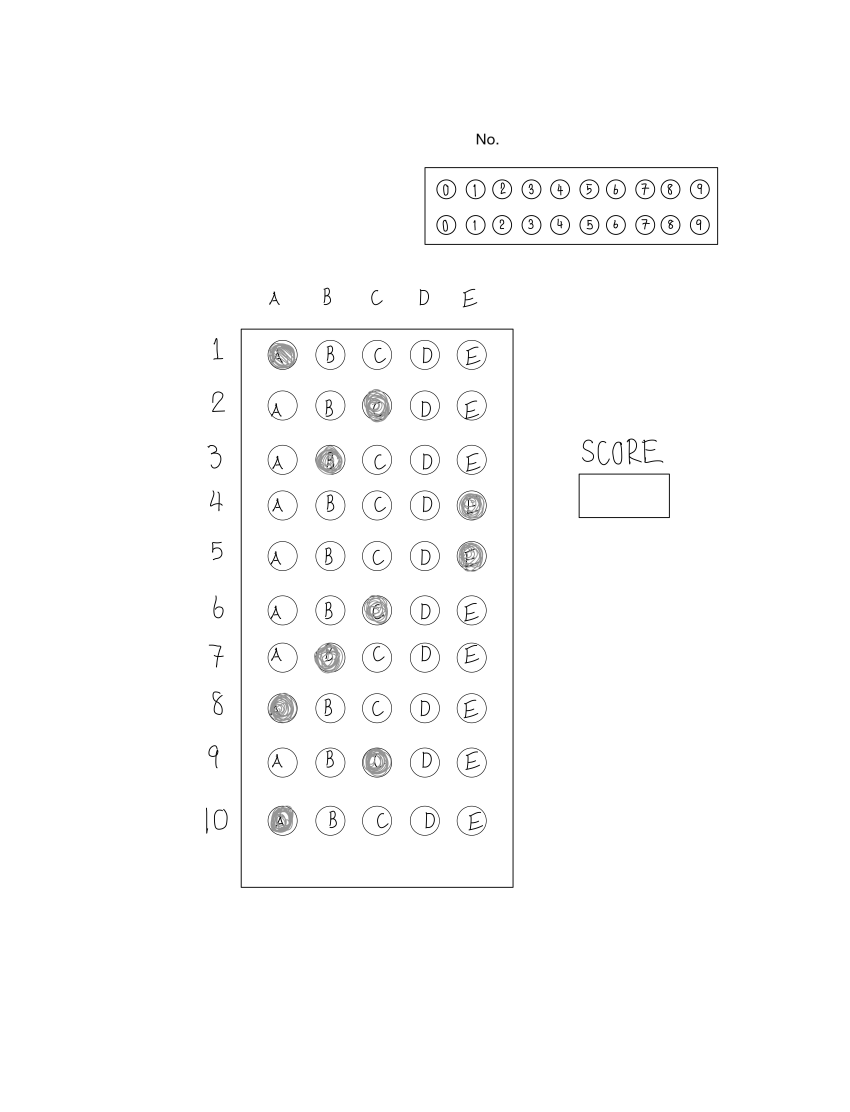
#> input picture exam.jpg, 4250 x 5559 px, given in place of the camera (shown at 1/5 size)
$ python main.py
#> lines starting #> are read from the running program, lines starting #| are printed output that depends on the picture; after the words box and inside, x2 and y2 are one past the last pixel; in counts of white or black regions, pixels touching at a corner belong together
### utils.py
import cv2
import pytesseract as psr
import numpy as np


## Draw a circle for each question
def draw_circles(img, real_answers, KEY_ANSWER, ANS_SET):
    question_cnt = 0
    def _draw_green(img, pt):
        cv2.circle(img, pt, 20, (0, 255, 0),  cv2.FILLED)

    def _draw_red(img, pt):
        cv2.circle(img, pt, 20, (0, 0, 255), cv2.FILLED)

    for question in range(0, 1000, 100):
        ans = KEY_ANSWER[question_cnt]
        middle_h = question + 50
        pnt_lst = []
        for choice in range(0, 500, 100):
            middle_w = choice + 50

            pnt_lst.append((middle_w, middle_h))
        ind = ANS_SET.find(ans)
        if real_answers[question_cnt] == '-':
            pass
        elif ans == real_answers[question_cnt]:
            _draw_green(img, pnt_lst[ind])
        else:
            # Draw on the answer
            _draw_green(img, pnt_lst[ind])
            # Draw on the correct answer
            ind = ANS_SET.find(real_answers[question_cnt])
            _draw_red(img, pnt_lst[ind])
        question_cnt += 1


def getOnlyCornor(b):
    peri = cv2.arcLength(b, True)
    approx = cv2.approxPolyDP(b, 0.02 * peri, True)
    return approx


## Order the coordinate
def order_coordinate(fourPointArray):
    reshapedPoints = fourPointArray.reshape(4, 2)
    myPointNew = fourPointArray.copy()
    add = reshapedPoints.sum(1)
    myPointNew[0] = reshapedPoints[np.argmin(add)]
    myPointNew[3] = reshapedPoints[np.argmax(add)]
    diff = np.diff(reshapedPoints, axis=1)
    myPointNew[1] = reshapedPoints[np.argmin(diff)]
    myPointNew[2] = reshapedPoints[np.argmax(diff)]
    return myPointNew


## Get each answer row
def split_answer_row(answers_warp_img):
    ten_answers_images = [answers_warp_img[i:i + 100] for i in range(0, 1000, 100)]
    return ten_answers_images


def boxes_of_fives(question_img):
    cols = np.hsplit(question_img, 5)
    # [4 lines of commented-out code are left out]
    return cols


# [5 lines left out: function showbox, not called in this run]


def get_lst_of_answer(questions):
    ans = []
    ind = 1
    for row in questions:
        eachBox = np.array([np.count_nonzero(box)/box.size for box in boxes_of_fives(row)])
        # The marked one will content at least 25% of the white pixels
        marks = np.count_nonzero(eachBox >= .25)
        if marks >= 2 or marks == 0:
            ans.append('-')
        else:
            ans_key = {0: 'A', 1: 'B', 2: 'C', 3: 'D', 4: 'E'}
            ans.append(ans_key[np.argmax(eachBox)])
        ind += 1
    return np.array(ans)


def convert_to_transparent(img):
    tmp = cv2.cvtColor(img, cv2.COLOR_BGR2GRAY)
    _, alpha = cv2.threshold(tmp, 0, 255, cv2.THRESH_BINARY)
    b, g, r = cv2.split(img)

    rgba = [b, g, r, alpha]
    img = cv2.merge(rgba, 4)
    return img

### main.py
import cv2
import numpy as np
import utils

cap = cv2.VideoCapture(0)
KEY_ANSWER = np.array(['A', 'A', 'B', 'B', 'C', 'C', 'E', 'E', 'D', 'D'])
ANS_SET = 'ABCDE'
W, H = 1080, 1920
while True:
    ret, frame = cap.read()
#> frame is the input picture: shape (5559, 4250, 3); min 0, max 255, mean 252.1

    try:
        imgContours = frame.copy()
        onlyBoxesImg = frame.copy()
        imgFinal = frame.copy()
        imgFinal = cv2.cvtColor(imgFinal, cv2.COLOR_BGR2BGRA)

        ## Preprocessing
        imgGray = cv2.cvtColor(frame, cv2.COLOR_BGR2GRAY)
        imgBlur = cv2.GaussianBlur(imgGray, (5, 5), 1)
        edge = cv2.Canny(imgBlur, 50, 20)
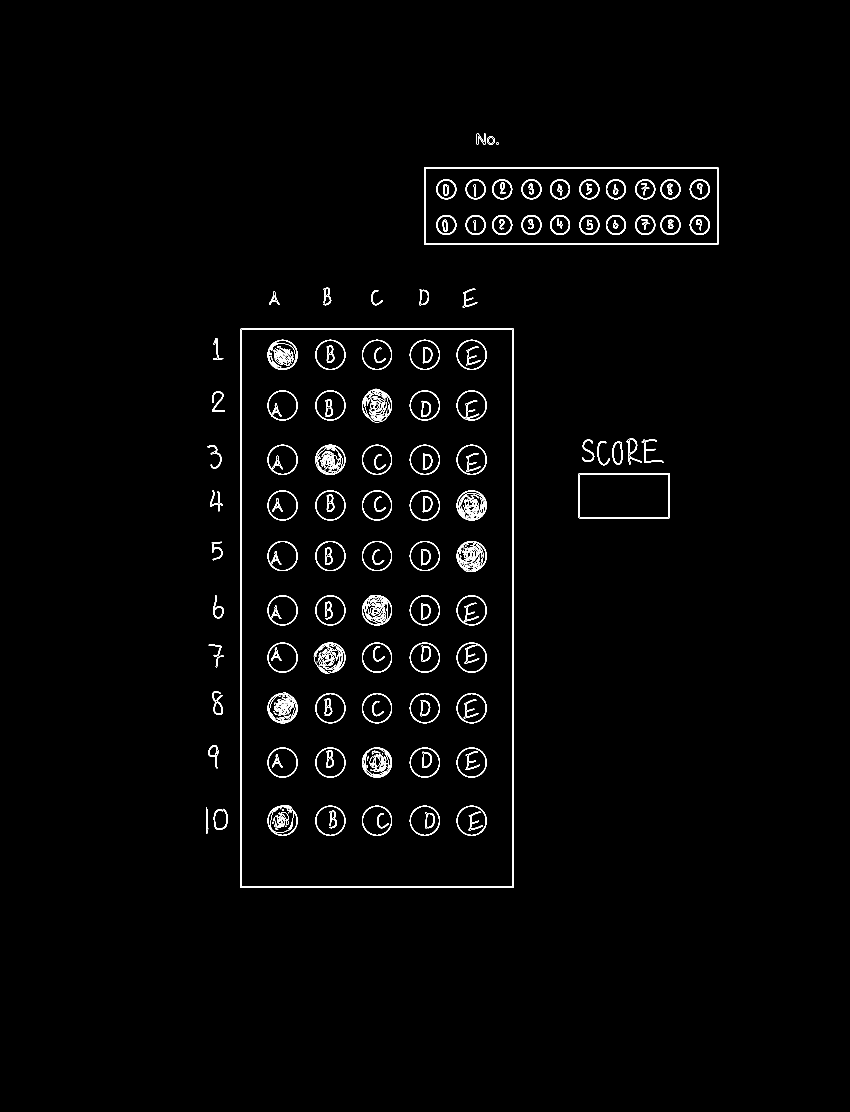
#> edge: shape (5559, 4250) (shown at 1/5 size); 0.64% white in thin lines or dots, all inside (x1, y1, x2, y2) = (1030, 668, 3591, 4440)

        ## Find the contour of the reactangle
        contours, hir = cv2.findContours(edge, cv2.RETR_EXTERNAL, cv2.CHAIN_APPROX_NONE)
#> contours = 29 contours, 1 with area under 20; largest, box (x1, y1, x2, y2) and area: (1203, 1643, 2568, 4440) 3812380, (2122, 835, 3591, 1225) 571038, (2893, 2368, 3350, 2591) 101224, (3061, 2208, 3112, 2323) 4670, (3134, 2192, 3209, 2322) 3297; hir = 29 rows, first 6: [1, -1, -1, -1], [2, 0, -1, -1], [3, 1, -1, -1], [4, 2, -1, -1], [5, 3, -1, -1], [6, 4, -1, -1]

        cv2.drawContours(imgContours, contours, -1, (255, 0, 0), 10)
        # cv2.imshow('contours', imgContours)
        ## For each contour we find the 3, boxes
        contourLst = []
        for contour in contours:
            area = cv2.contourArea(contour)
            if area > 40:
                peri = cv2.arcLength(contour, True)
                approx = cv2.approxPolyDP(contour, 0.02 * peri, True)
                if len(approx) == 4:
                    contourLst.append(contour)
#> this loop made 29 passes
#> (area, peri, approx) on passes 2, 10, 20, 26: (592, 271.8, [[1032, 4038], [1035, 4167], [1040, 4142]]), (101223.5, 1353.1, [[2893, 2369], [2893, 2589], [3349, 2587], [3348, 2368]]), (3812380, 8317.3, [[1204, 1643], [1203, 4437], [2566, 4438], [2567, 1644]]), (571038, 3709.3, [[2122, 838], [2125, 1224], [3590, 1222], [3587, 835]])
#> (area, peri) on passes 1, 4, 5, 6, 7, 8: (1283, 565.3), (72, 894.4), (2987, 453.4), (1011, 445.3), (1100.5, 483.6), (1073, 453.9)
#> after the loop, contourLst = 3 contours; box (x1, y1, x2, y2) and area: (1203, 1643, 2568, 4440) 3812380, (2122, 835, 3591, 1225) 571038, (2893, 2368, 3350, 2591) 101224

        contourLst = sorted(contourLst, key=cv2.contourArea, reverse=True)

        boxes = list(map(utils.getOnlyCornor, contourLst))
#> in getOnlyCornor, `peri = cv2.arcLength(b, True)`: peri = 8317.3
#> in getOnlyCornor, `approx = cv2.approxPolyDP(b, 0.02 * peri, True)`: approx = [[1204, 1643], [1203, 4437], [2566, 4438], [2567, 1644]]
#> boxes = 3 contours; box (x1, y1, x2, y2) and area: (1203, 1643, 2568, 4439) 3808223, (2122, 835, 3591, 1225) 566230, (2893, 2368, 3350, 2590) 99983

        questionBox, scoreBox = boxes[0], boxes[1]
#> questionBox has the same summary as approx in getOnlyCornor; scoreBox = [[2122, 838], [2125, 1224], [3590, 1222], [3587, 835]]

        if questionBox.size != 0 and scoreBox.size != 0:
            cv2.drawContours(onlyBoxesImg, questionBox, -1, (0, 0, 255), 20)
            cv2.drawContours(onlyBoxesImg, scoreBox, -1, (0, 0, 255), 20)

            questionBox = utils.order_coordinate(questionBox)
#> in order_coordinate, `reshapedPoints = fourPointArray.reshape(4, 2)`: reshapedPoints has the same summary as approx in getOnlyCornor
#> in order_coordinate, `myPointNew = fourPointArray.copy()`: myPointNew has the same summary as approx in getOnlyCornor
#> in order_coordinate, `add = reshapedPoints.sum(1)`: add = [2847, 5640, 7004, 4211]
#> in order_coordinate, `diff = np.diff(reshapedPoints, axis=1)`: diff = [439, 3234, 1872, -923]
#> questionBox = [[1204, 1643], [2567, 1644], [1203, 4437], [2566, 4438]]
            scoreBox = utils.order_coordinate(scoreBox)
#> scoreBox = [[2122, 838], [3587, 835], [2125, 1224], [3590, 1222]]

            ## Show warp
            pt1 = np.float32(questionBox)
#> pt1 has the same summary as questionBox
            pt2 = np.float32([[0, 0], [500, 0], [0, 1000], [500, 1000]])
            matrix = cv2.getPerspectiveTransform(pt1, pt2)
#> matrix = [[0.367, 0.000131, -441.9], [-0.000263, 0.358, -587.7], [-1.88e-19, -2.04e-20, 1]]
            imgWarpedColored = cv2.warpPerspective(frame, matrix, (500, 1000))
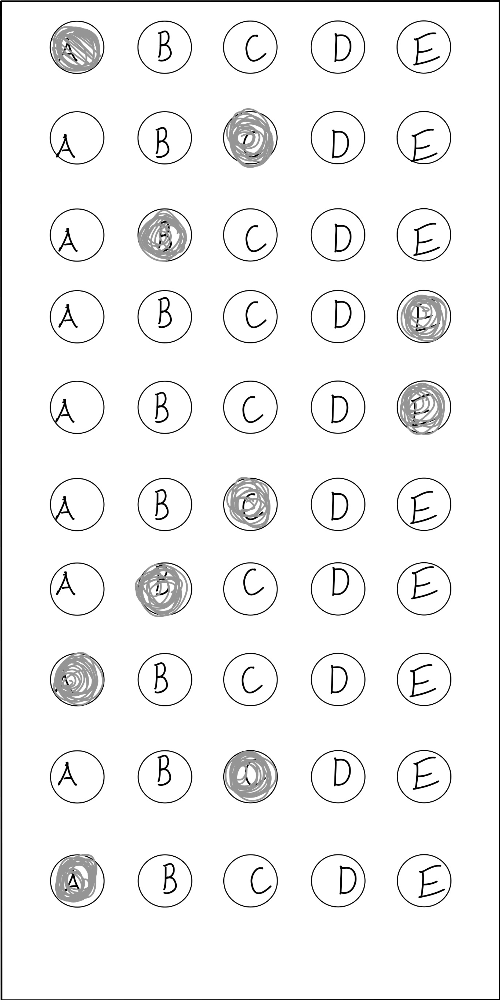
#> imgWarpedColored: shape (1000, 500, 3); min 0, max 255, mean 243.1
            imgWarpedGrey = cv2.cvtColor(imgWarpedColored, cv2.COLOR_BGR2GRAY)
            imgTresh = cv2.threshold(imgWarpedGrey, 170, 255, cv2.THRESH_BINARY_INV)[1]
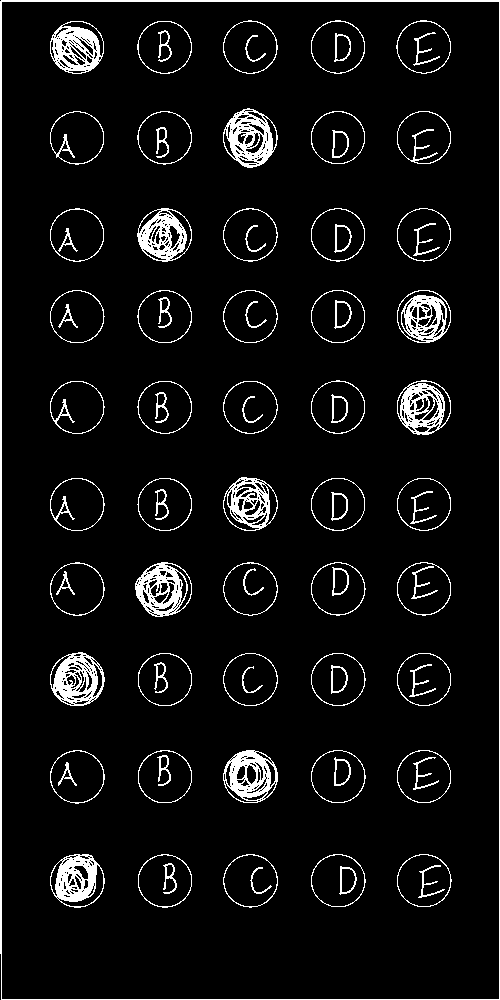
#> imgTresh: shape (1000, 500); 6.4% white; 87 white regions, largest, box (x1, y1, x2, y2) and area: (0, 0, 500, 1000) 4444, (223, 108, 278, 168) 1607, (50, 652, 105, 706) 1569

            pt1Score = np.float32(scoreBox)
#> pt1Score has the same summary as scoreBox
            pt2Score = np.float32([[0, 0], [500, 0], [0, 320], [500, 320]])
            matrixGrade = cv2.getPerspectiveTransform(pt1Score, pt2Score)
#> matrixGrade = [[0.343, -0.00267, -726.6], [0.0017, 0.832, -700.9], [1.77e-06, -2.76e-08, 1]]
            ScoreWarpedColoredImg = cv2.warpPerspective(frame, matrixGrade, (500, 320))
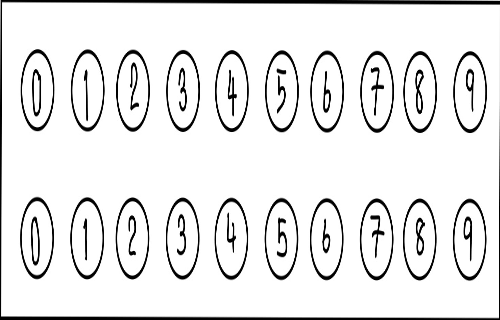
#> ScoreWarpedColoredImg: shape (320, 500, 3); min 0, max 255, mean 232.3

            ## GET THE ANSWERS
            questions = utils.split_answer_row(imgTresh)
#> in split_answer_row, `ten_answers_images = [answers_warp_img[i:i + 100] for i in range(0, 10..`: ten_answers_images = 10 items
#> questions = 10 items

            answers_detected = utils.get_lst_of_answer(questions)
#> the loop in get_lst_of_answer, `for row in questions:` made 10 passes
#> eachBox on passes 1 to 10: [0.189, 0.0573, 0.0493, 0.057, 0.0635], [0.0465, 0.0386, 0.161, 0.0359, 0.0422], [0.0529, 0.156, 0.0346, 0.0426, 0.0592], [0.048, 0.0428, 0.0334, 0.0423, 0.172], [0.0481, 0.0396, 0.0726, 0.0383, 0.108], [0.0573, 0.136, 0.0924, 0.0513, 0.0571], [0.167, 0.0795, 0.0305, 0.0394, 0.0465], [0.0545, 0.0393, 0.149, 0.0371, 0.0441], [0.16, 0.0369, 0.0293, 0.0345, 0.0413], [0.0331, 0.0154, 0.0148, 0.0144, 0.0243]
#> after the loop in get_lst_of_answer, `for row in questions:`: ans = ['-', '-', '-', '-', '-', '-', '-', '-', '-', '-']; ind = 11
            SCORE = (np.count_nonzero(KEY_ANSWER == answers_detected) / 10.) * 100.
#> SCORE = 0
            DISPLAY_SCORE = f'{SCORE} %'
#> DISPLAY_SCORE = '0.0 %'

            font = cv2.QT_FONT_NORMAL

            imgRawSheet = np.zeros_like(imgWarpedColored)
#> imgRawSheet: shape (1000, 500, 3); every value is 0
            utils.draw_circles(imgRawSheet, answers_detected, KEY_ANSWER, ANS_SET)
#> after the loop in draw_circles, `for question in range(0, 1000, 100):`: question_cnt = 10
            invMatrixSheet = cv2.getPerspectiveTransform(pt2, pt1)
#> invMatrixSheet = [[2.73, -0.001, 1204], [0.002, 2.79, 1643], [0, 0, 1]]
            imgInvSheetDisplay = cv2.warpPerspective(imgRawSheet, invMatrixSheet, (H, W))
#> imgInvSheetDisplay: shape (1080, 1920, 3); every value is 0

            imgInvSheetDisplay = utils.convert_to_transparent(imgInvSheetDisplay)
#> in convert_to_transparent, `tmp = cv2.cvtColor(img, cv2.COLOR_BGR2GRAY)`: tmp: shape (1080, 1920); every value is 0
#> in convert_to_transparent, `img = cv2.merge(rgba, 4)`: img: shape (1080, 1920, 4); every value is 0

            imgRawScore = np.zeros_like(ScoreWarpedColoredImg)
#> imgRawScore: shape (320, 500, 3); every value is 0
            cv2.putText(imgRawScore, DISPLAY_SCORE, (100, 170), font, 3, (0, 0, 255), 4)
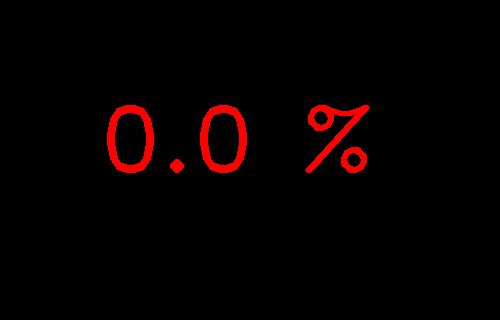
#> imgRawScore: shape (320, 500, 3); mean B, G, R 0, 0, 6.7
            invMatrixScore = cv2.getPerspectiveTransform(pt2Score, pt1Score)
#> invMatrixScore = [[2.91, 0.00941, 2122], [-0.0103, 1.21, 838], [-5.17e-06, 1.65e-08, 1]]
            imgInvScoreDisplay = cv2.warpPerspective(imgRawScore, invMatrixScore, (H, W))

            # imgInvScoreDisplay = cv2.cvtColor(imgInvScoreDisplay, cv2.COLOR_BGR2BGRA)
            ## Convert to transparant
            imgInvScoreDisplay = utils.convert_to_transparent(imgInvScoreDisplay)

            cv2.putText(imgFinal, DISPLAY_SCORE, (100, 170), font, 3, (255, 255, 0), 4)

            imgFinal = cv2.addWeighted(imgFinal, 1, imgInvScoreDisplay, .9, 1, 0)
            imgFinal = cv2.addWeighted(imgFinal, 1, imgInvSheetDisplay, .9, 1, 0)

            cv2.imshow('frame', imgFinal)
        else:
            cv2.imshow('frame', frame)
    except:
        cv2.imshow('frame', frame)
    if cv2.waitKey(2) & 0xFF == ord('q'):
#> (key q is pressed here)
        print('signal sent : stopping')
        break
